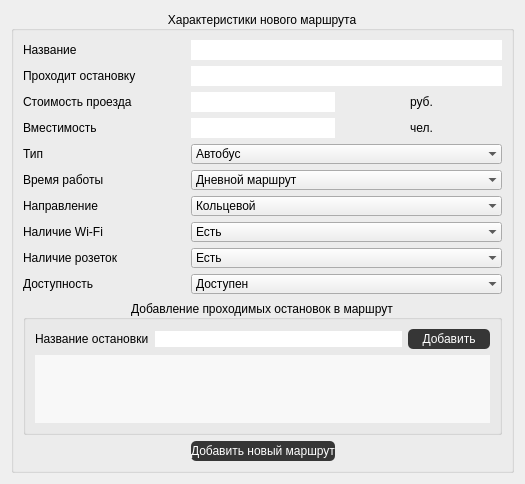
              <widget class="QWidget" name="pageAppend">
               <property name="geometry">
                <rect>
                 <x>0</x>
                 <y>0</y>
                 <width>525</width>
                 <height>475</height>
                </rect>
               </property>
               <attribute name="label">
                <string>Добавление</string>
               </attribute>
               <layout class="QGridLayout" name="gridLayout_9">
                <item row="0" column="0">
                 <widget class="QGroupBox" name="groupBox">
                  <property name="title">
                   <string>Характеристики нового маршрута</string>
                  </property>
                  <property name="alignment">
                   <set>Qt::AlignmentFlag::AlignCenter</set>
                  </property>
                  <layout class="QGridLayout" name="gridLayout_10">
                   <item row="1" column="1" colspan="3">
                    <widget class="QLineEdit" name="lineEdit_stopname_2">
                     <property name="styleSheet">
                      <string notr="true">/*QLineEdit 
{
	background-color: #F2F2F2;
}*/</string>
                     </property>
                     <property name="frame">
                      <bool>false</bool>
                     </property>
                     <property name="alignment">
                      <set>Qt::AlignmentFlag::AlignCenter</set>
                     </property>
                     <property name="clearButtonEnabled">
                      <bool>true</bool>
                     </property>
                    </widget>
                   </item>
                   <item row="11" column="1" colspan="2">
                    <widget class="QPushButton" name="append_append_bus">
                     <property name="sizePolicy">
                      <sizepolicy hsizetype="Fixed" vsizetype="Minimum">
                       <horstretch>0</horstretch>
                       <verstretch>0</verstretch>
                      </sizepolicy>
                     </property>
                     <property name="minimumSize">
                      <size>
                       <width>50</width>
                       <height>20</height>
                      </size>
                     </property>
                     <property name="styleSheet">
                      <string notr="true">QPushButton 
{ 
	font: 9pt &quot;JetBrains Mono&quot;; 
	color: #FFFFFF;
	background-color: #363636; 
	border-radius: 5px;
}</string>
                     </property>
                     <property name="text">
                      <string>Добавить новый маршрут</string>
                     </property>
                    </widget>
                   </item>
                   <item row="9" column="1" colspan="3">
                    <widget class="QComboBox" name="comboBoxAvailable_2">
                     <property name="frame">
                      <bool>false</bool>
                     </property>
                     <item>
                      <property name="text">
                       <string>Доступен</string>
                      </property>
                     </item>
                     <item>
                      <property name="text">
                       <string>Недоступен</string>
                      </property>
                     </item>
                    </widget>
                   </item>
                   <item row="2" column="0">
                    <widget class="QLabel" name="label_33">
                     <property name="styleSheet">
                      <string notr="true"/>
                     </property>
                     <property name="text">
                      <string>Стоимость проезда</string>
                     </property>
                    </widget>
                   </item>
                   <item row="0" column="1" colspan="3">
                    <widget class="QLineEdit" name="lineEdit_busname_2">
                     <property name="styleSheet">
                      <string notr="true">/*QLineEdit 
{
	background-color: #F2F2F2;
}*/</string>
                     </property>
                     <property name="text">
                      <string/>
                     </property>
                     <property name="frame">
                      <bool>false</bool>
                     </property>
                     <property name="alignment">
                      <set>Qt::AlignmentFlag::AlignCenter</set>
                     </property>
                     <property name="clearButtonEnabled">
                      <bool>true</bool>
                     </property>
                    </widget>
                   </item>
                   <item row="10" column="0" colspan="4">
                    <widget class="QGroupBox" name="groupBox_7">
                     <property name="title">
                      <string>Добавление проходимых остановок в маршрут</string>
                     </property>
                     <property name="alignment">
                      <set>Qt::AlignmentFlag::AlignCenter</set>
                     </property>
                     <layout class="QGridLayout" name="gridLayout_14">
                      <item row="0" column="0">
                       <widget class="QLabel" name="label_25">
                        <property name="text">
                         <string>Название остановки</string>
                        </property>
                       </widget>
                      </item>
                      <item row="0" column="4">
                       <widget class="QPushButton" name="append_append_stop">
                        <property name="minimumSize">
                         <size>
                          <width>0</width>
                          <height>20</height>
                         </size>
                        </property>
                        <property name="styleSheet">
                         <string notr="true">QPushButton 
{ 
	font: 9pt &quot;JetBrains Mono&quot;; 
	color: #FFFFFF;
	background-color: #363636; 
	border-radius: 5px;
}</string>
                        </property>
                        <property name="text">
                         <string>Добавить</string>
                        </property>
                       </widget>
                      </item>
                      <item row="0" column="1" colspan="3">
                       <widget class="QLineEdit" name="lineEdit_find_stopname_3">
                        <property name="styleSheet">
                         <string notr="true">QLineEdit { 
  background-color: #FFFFFF; 
  border-radius: 0px;   
  font: 11pt &quot;JetBrains Mono&quot;; 
} </string>
                        </property>
                        <property name="text">
                         <string/>
                        </property>
                        <property name="alignment">
                         <set>Qt::AlignmentFlag::AlignCenter</set>
                        </property>
                       </widget>
                      </item>
                      <item row="1" column="0" colspan="5">
                       <widget class="QListWidget" name="listWidgetStops_2">
                        <property name="styleSheet">
                         <string notr="true">QListWidget {
	border-radius: 0px;
	background-color: #f8f8f8;
}</string>
                        </property>
                       </widget>
                      </item>
                     </layout>
                    </widget>
                   </item>
                   <item row="5" column="0">
                    <widget class="QLabel" name="label_22">
                     <property name="styleSheet">
                      <string notr="true"/>
                     </property>
                     <property name="text">
                      <string>Время работы</string>
                     </property>
                    </widget>
                   </item>
                   <item row="1" column="0">
                    <widget class="QLabel" name="label_37">
                     <property name="styleSheet">
                      <string notr="true"/>
                     </property>
                     <property name="text">
                      <string>Проходит остановку</string>
                     </property>
                    </widget>
                   </item>
                   <item row="6" column="0">
                    <widget class="QLabel" name="label_19">
                     <property name="styleSheet">
                      <string notr="true"/>
                     </property>
                     <property name="text">
                      <string>Направление</string>
                     </property>
                    </widget>
                   </item>
                   <item row="0" column="0">
                    <widget class="QLabel" name="label_32">
                     <property name="styleSheet">
                      <string notr="true"/>
                     </property>
                     <property name="text">
                      <string>Название</string>
                     </property>
                    </widget>
                   </item>
                   <item row="4" column="1" colspan="3">
                    <widget class="QComboBox" name="comboBoxType_2">
                     <property name="styleSheet">
                      <string notr="true"/>
                     </property>
                     <property name="frame">
                      <bool>false</bool>
                     </property>
                     <item>
                      <property name="text">
                       <string>Автобус</string>
                      </property>
                     </item>
                     <item>
                      <property name="text">
                       <string>Электробус</string>
                      </property>
                     </item>
                     <item>
                      <property name="text">
                       <string>Троллейбус</string>
                      </property>
                     </item>
                    </widget>
                   </item>
                   <item row="4" column="0">
                    <widget class="QLabel" name="label_17">
                     <property name="styleSheet">
                      <string notr="true"/>
                     </property>
                     <property name="text">
                      <string>Тип</string>
                     </property>
                    </widget>
                   </item>
                   <item row="3" column="3">
                    <widget class="QLabel" name="label_35">
                     <property name="styleSheet">
                      <string notr="true"/>
                     </property>
                     <property name="text">
                      <string>чел.</string>
                     </property>
                     <property name="alignment">
                      <set>Qt::AlignmentFlag::AlignCenter</set>
                     </property>
                    </widget>
                   </item>
                   <item row="11" column="3">
                    <spacer name="horizontalSpacer_14">
                     <property name="orientation">
                      <enum>Qt::Orientation::Horizontal</enum>
                     </property>
                     <property name="sizeHint" stdset="0">
                      <size>
                       <width>40</width>
                       <height>20</height>
                      </size>
                     </property>
                    </spacer>
                   </item>
                   <item row="7" column="1" colspan="3">
                    <widget class="QComboBox" name="comboBoxHasWiFi_2">
                     <property name="frame">
                      <bool>false</bool>
                     </property>
                     <item>
                      <property name="text">
                       <string>Есть</string>
                      </property>
                     </item>
                     <item>
                      <property name="text">
                       <string>Отсутствуют</string>
                      </property>
                     </item>
                    </widget>
                   </item>
                   <item row="2" column="3">
                    <widget class="QLabel" name="label_36">
                     <property name="styleSheet">
                      <string notr="true"/>
                     </property>
                     <property name="text">
                      <string>руб.</string>
                     </property>
                     <property name="alignment">
                      <set>Qt::AlignmentFlag::AlignCenter</set>
                     </property>
                    </widget>
                   </item>
                   <item row="8" column="0">
                    <widget class="QLabel" name="label_21">
                     <property name="styleSheet">
                      <string notr="true"/>
                     </property>
                     <property name="text">
                      <string>Наличие розеток</string>
                     </property>
                    </widget>
                   </item>
                   <item row="5" column="1" colspan="3">
                    <widget class="QComboBox" name="comboBoxOperatingTime_2">
                     <property name="frame">
                      <bool>false</bool>
                     </property>
                     <item>
                      <property name="text">
                       <string>Дневной маршрут</string>
                      </property>
                     </item>
                     <item>
                      <property name="text">
                       <string>Ночной маршрут</string>
                      </property>
                     </item>
                    </widget>
                   </item>
                   <item row="2" column="1" colspan="2">
                    <widget class="QLineEdit" name="lineEdit_price_2">
                     <property name="styleSheet">
                      <string notr="true">/*QLineEdit 
{
	background-color: #F2F2F2;
}*/</string>
                     </property>
                     <property name="frame">
                      <bool>false</bool>
                     </property>
                     <property name="alignment">
                      <set>Qt::AlignmentFlag::AlignCenter</set>
                     </property>
                     <property name="clearButtonEnabled">
                      <bool>true</bool>
                     </property>
                    </widget>
                   </item>
                   <item row="3" column="1" colspan="2">
                    <widget class="QLineEdit" name="lineEdit_capacity_2">
                     <property name="styleSheet">
                      <string notr="true">/*QLineEdit 
{
	background-color: #F2F2F2;
}*/</string>
                     </property>
                     <property name="frame">
                      <bool>false</bool>
                     </property>
                     <property name="alignment">
                      <set>Qt::AlignmentFlag::AlignCenter</set>
                     </property>
                     <property name="clearButtonEnabled">
                      <bool>true</bool>
                     </property>
                    </widget>
                   </item>
                   <item row="9" column="0">
                    <widget class="QLabel" name="label_18">
                     <property name="styleSheet">
                      <string notr="true"/>
                     </property>
                     <property name="text">
                      <string>Доступность</string>
                     </property>
                    </widget>
                   </item>
                   <item row="6" column="1" colspan="3">
                    <widget class="QComboBox" name="comboBoxDirection_2">
                     <property name="frame">
                      <bool>false</bool>
                     </property>
                     <item>
                      <property name="text">
                       <string>Кольцевой</string>
                      </property>
                     </item>
                     <item>
                      <property name="text">
                       <string>Некольцевой</string>
                      </property>
                     </item>
                    </widget>
                   </item>
                   <item row="11" column="0">
                    <spacer name="horizontalSpacer_13">
                     <property name="orientation">
                      <enum>Qt::Orientation::Horizontal</enum>
                     </property>
                     <property name="sizeHint" stdset="0">
                      <size>
                       <width>40</width>
                       <height>20</height>
                      </size>
                     </property>
                    </spacer>
                   </item>
                   <item row="3" column="0">
                    <widget class="QLabel" name="label_34">
                     <property name="styleSheet">
                      <string notr="true"/>
                     </property>
                     <property name="text">
                      <string>Вместимость</string>
                     </property>
                    </widget>
                   </item>
                   <item row="8" column="1" colspan="3">
                    <widget class="QComboBox" name="comboBoxHasSockets_2">
                     <property name="frame">
                      <bool>false</bool>
                     </property>
                     <item>
                      <property name="text">
                       <string>Есть</string>
                      </property>
                     </item>
                     <item>
                      <property name="text">
                       <string>Отсутствуют</string>
                      </property>
                     </item>
                    </widget>
                   </item>
                   <item row="7" column="0">
                    <widget class="QLabel" name="label_20">
                     <property name="styleSheet">
                      <string notr="true"/>
                     </property>
                     <property name="text">
                      <string>Наличие Wi-Fi</string>
                     </property>
                    </widget>
                   </item>
                  </layout>
                 </widget>
                </item>
               </layout>
              </widget>
